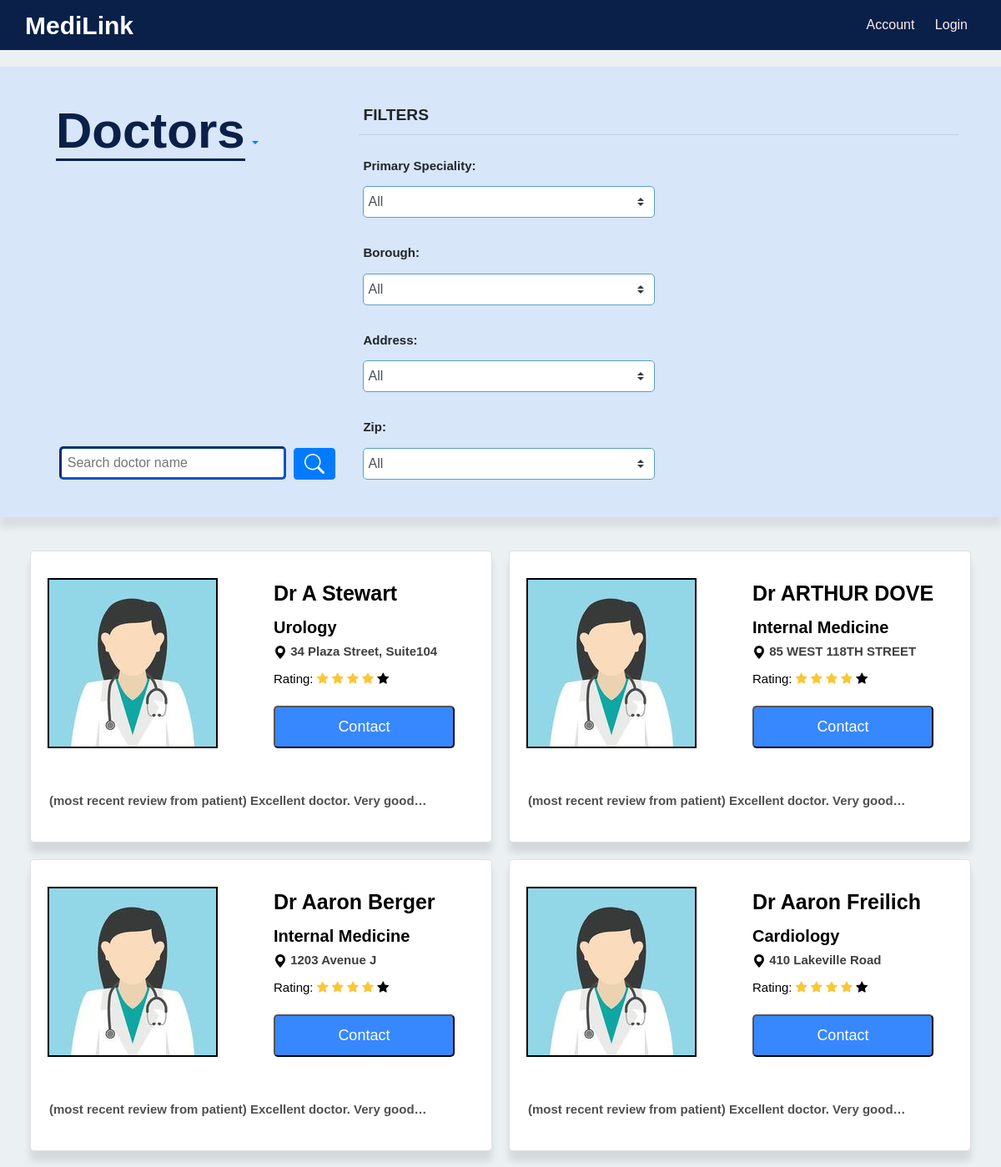
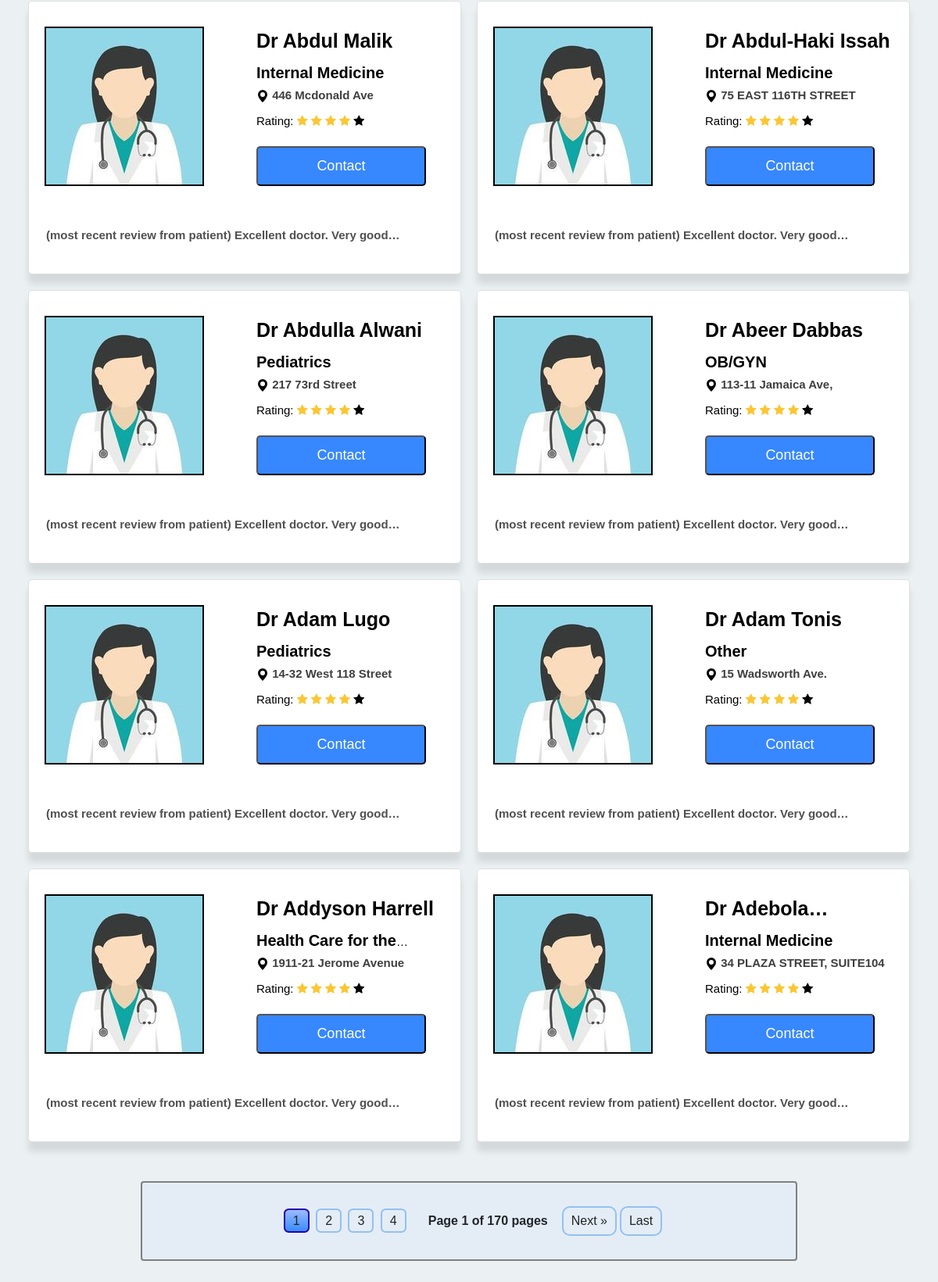
Screenshot of /doctor/ with the database file from the repository (2 pictures, top to bottom).
### doctor/models.py (models this page shows)
class Doctor(User):
    primary_speciality = models.CharField(max_length=50)
    associated_hospital = models.ForeignKey(
        "hospital.Hospital",
        max_length=100,
        null=True,
        blank=True,
        on_delete=models.SET_NULL,
    )

### doctor/views.py (the view)
# urls.py: path("", DoctorListView.as_view(), name="list_view"),
class DoctorListView(generic.ListView):
    model = Doctor
    template_name = "doctor/doctor_list.html"
    context_object_name = "doctor_list"
    def get_queryset(self):
        doctors = Doctor.objects.all().order_by("name")
        filter_form = DoctorFilterForm(self.request.GET)
        """
        filter backend implementation
        """
        if filter_form.is_valid():
            name = filter_form.cleaned_data.get("name")
            primary_speciality = filter_form.cleaned_data.get("primary_speciality")
            address = filter_form.cleaned_data.get("address")
            borough = filter_form.cleaned_data.get("borough")
            zip = filter_form.cleaned_data.get("zip")
            if name:
                """
                to make the name contains the input name
                """
                doctors = doctors.filter(name__contains=name)
            if primary_speciality and primary_speciality != "All":
                doctors = doctors.filter(primary_speciality=primary_speciality)
            if address and address != "All":
                doctors = doctors.filter(address=address)
            if borough and borough != "All":
                doctors = doctors.filter(borough=borough)
            if zip and zip != "All":
                doctors = doctors.filter(zip=zip)
        return doctors
    def get_context_data(self, **kwargs):
        context = super().get_context_data(**kwargs)
        """
        Pagination use the paginator  to make pagination,
        which contains two variables,
        the first one is the context doctor list from get_queryset,
        the second one is the quantity of the page items.
        """
        paginator = Paginator(context["doctor_list"], 12)
        page_number = self.request.GET.get("page")
        doctor_list = paginator.get_page(page_number)
        context["doctor_list"] = doctor_list
        primary_speciality = self.request.GET.get("primary_speciality", "all")
        address = self.request.GET.get("address", "all")
        borough = self.request.GET.get("borough", "all")
        zip = self.request.GET.get("zip", "all")
        name = self.request.GET.get("name", "")
        context["filter_form"] = DoctorFilterForm(
            initial={
                "primary_speciality": primary_speciality,
                "address": address,
                "borough": borough,
                "zip": zip,
                "name": name,
            }
        )
        return context

### doctor/templates/doctor/doctor_list.html (shortened to what this page needs)
{% load static %}
<link rel="stylesheet" href="https://cdnjs.cloudflare.com/ajax/libs/font-awesome/4.7.0/css/font-awesome.min.css">
<body>
    {% include "user/navbar.html" %}
    <link rel="stylesheet" href="{% static 'doctor/css/doctorListStyle.css' %}">
    <div class="search-and-filter py-4">
        <div class="filter-left-column container">
            <a class="nav-item dropdown text-center">
                <a class="nav-link dropdown-toggle" href="#" id="navbarDropdown" role="button" data-toggle="dropdown" aria-haspopup="true" aria-expanded="false">
                    <span>Doctors</span>
                </a>
            </a>
            <form method="get" id="search-form">
                <div class="form-name-input">
                    {{ filter_form.name }}
                    <button id="search-button" type="button" class="btn btn-primary" onclick="handleFilterChange()">
                    </button>
                </div>
            </form>
        </div>
        <div class="filter-right-column container">
            <form method="get" class="filter-form" id="filter-form" onchange="handleFilterChange()">
                <fieldset id="filter-fieldset">
                    <legend>FILTERS</legend>
                    <hr class="mt-0 mb-3"/>
                    <div class="row">
                        <div class="col">
                            <div class="form-group">
                                <label for="{{ filter_form.primary_speciality.id_for_label }}">Primary Speciality:</label>
                                {{ filter_form.primary_speciality }}
                            </div>
                            <div class="form-group">
                                <label for="{{ filter_form.borough.id_for_label }}">Borough:</label>
                                {{ filter_form.borough }}
                            </div>
                        </div>
                        <div class="col">
                            <div class="form-group">
                                <label for="{{ filter_form.address.id_for_label }}">Address:</label>
                                {{ filter_form.address }}
                            </div>
                            <div class="form-group">
                                <label for="{{ filter_form.zip.id_for_label }}">Zip:</label>
                                {{ filter_form.zip }}
                            </div>
                        </div>
                    </div>
                </fieldset>
            </form>
        </div>
    </div>
    <div class="doctor-list">
        {% if doctor_list %}
        {% for doctor in doctor_list%}
        <div class="doctor_link">
            <div class="card container">
                <div class="card-row row">
                    <div class="card-left-column col">
                        <a href="{%url 'doctor:detail_view' doctor.id %}">
                            <img class="card-avatar" src="{% static 'doctor/images/avatar.jpg' %}" alt="placeholder">
                        </a>
                    </div>
                    <div class="card-right-column col">
                        <a href="{%url 'doctor:detail_view' doctor.id %}">
                            <p>Dr {{doctor.name}}</p>
                            <h3><span id="speciality">{{doctor.primary_speciality}}</span></h3>
                            <h3>
                                <svg xmlns="http://www.w3.org/2000/svg" width="16" height="16" fill="currentColor" class="bi bi-geo-alt-fill" viewBox="0 0 16 16">
                                    <path d="M8 16s6-5.686 6-10A6 6 0 0 0 2 6c0 4.314 6 10 6 10zm0-7a3 3 0 1 1 0-6 3 3 0 0 1 0 6z"/>
                                </svg>
                                <span id="address">{{doctor.address}}</span>
                            </h3>
                            <div class="ratings">
                                <h3>Rating:
                                    <i class="fa fa-star rating-color"></i>
                                    <i class="fa fa-star rating-color"></i>
                                    <i class="fa fa-star rating-color"></i>
                                    <i class="fa fa-star rating-color"></i>
                                    <i class="fa fa-star"></i>
                                </h3>
                            </div>
                        </a>
                        <div class="contact">
                            <button style="font-size:18px" class="book-appointment" data-toggle="modal"
                             data-target="#contact_modal" data-email="{{doctor.email}}" data-phone="{{doctor.phone}}">
                                Contact
                            </button>
                        </div>
                    </div>
                </div>
                <div class="card-row">
                    <h3 class="card-border">
                        (most recent review from patient) Excellent doctor. Very good experience!
                    </h3>
                </div>
            </div>
        </div>
        {% endfor %}
    </div>
    <div class="pagination container">
        <div class="page-numbers">
            {% for num in doctor_list.paginator.page_range %}
            {% if doctor_list.number == num %}
            <a onclick="javascript:getPageUrl({{ num }})" class="page active">{{ num }}</a>
            {% elif num > doctor_list.number|add:'-4' and num < doctor_list.number|add:'4' %} <a onclick="javascript:getPageUrl({{ num }})"
                class="page">{{ num }}</a>
                {% endif %}
                {% endfor %}
        </div>
        <span class="current mx-3">Page {{ doctor_list.number }} of {{ doctor_list.paginator.num_pages }} pages</span>
        {% if doctor_list.has_next %}
        <a onclick="javascript:getPageUrl({{ doctor_list.next_page_number }})" class="next">Next &raquo;</a>
        <a onclick="javascript:getPageUrl({{ doctor_list.paginator.num_pages }})" class="last">Last</a>
        {% endif %}
    </div>
    {% else %}
    <p class="no-result">
        Sorry, no doctors are available based on your search, please
        clear the filters and try again.
    </p>
    {% endif %}
</body>

### user/templates/user/navbar.html (shortened to what this page needs)
{% load static %}
<!DOCTYPE html>
<link rel="stylesheet" href="{% static 'user/css/navbar.css' %}">
<link rel="stylesheet" href="https://cdn.jsdelivr.net/npm/bootstrap@4.3.1/dist/css/bootstrap.min.css">
<link rel="stylesheet" href="https://cdnjs.cloudflare.com/ajax/libs/font-awesome/4.7.0/css/font-awesome.min.css">
<div class="header">
    <a class="text-decoration-none text-white" href={% url "user:home" %}><span>MediLink</span></a>
    <nav>
        <a href="/user/account/">Account</a>
        {% if user.is_authenticated %}
            <a href="#" data-toggle="modal" data-target="#logoutModal">Logout</a>
        {% else %}
            <a href={% url "user:login" %}>Login</a>
        {% endif %}
    </nav>
</div>

### user/static/user/css/navbar.css (style rules this page uses)
.header { font-family: Arial, sans-serif; display: flex; justify-content: space-between; align-items: center; padding: 30px; position: relative; background-color: #0a2049; height: 40px; color: white; }
.header span { font-size: 30px; font-weight: bold; }
nav a { margin: 0 10px; text-decoration: none; color: rgb(255, 255, 255); }
form { margin: 0; }

### doctor/static/doctor/css/doctorListStyle.css (style rules this page uses)
body { font-family: Arial, sans-serif; background-color: #ebf1f3; margin: 0; padding: 0; }
.header { display: flex; justify-content: space-between; align-items: center; padding: 30px; position: relative; background-color: #0a2049; height: 40px; color: white; }
.header span { font-size: 30px; font-weight: bold; }
nav a { margin: 0 10px; text-decoration: none; color: rgb(255, 237, 237); }
.rating-color { color:#fbc634 !important; }
.ratings { margin-top: 15px; }
.search-and-filter { background-color: rgba(199, 221, 255, 0.534); position: relative; width: 100%; margin-bottom: 10px; margin-top: 20px; padding-left: 3%; padding-right: 3%; box-shadow: 0 12px 8px rgba(51, 51, 51, 0.1); display: flex; }
.search-and-filter span { font-size: 60px; font-weight: 800; color: #0a2049; border-bottom: 3px solid #0a2049; }
.filter-left-column { width: 50% }
.form-name-input { margin-top: 10px; padding-left: 20px; position: absolute; bottom: 45; width: 30%; }
legend { font-weight: 900; font-size: larger; margin-left: 5px; }
.doctor-name-input { width: 80%; height: 40px; border-radius: 5px; border-width: 3px; margin-right: 5px; border-color: #0753c5; padding: 2%; }
.doctor-name-input::placeholder { font-weight: 400; }
.filter-right-column { display: flex; flex-direction: column; align-items: center; margin-top: 20px; }
.form-group { display: flex; flex-direction: column; }
.form-group label { margin-top: 10px; margin-left: 5px; font-size: 15px; font-weight: bold; }
.custom-select { width: 350px; padding: 5px; margin: 5px; border: 1px solid #599ecc; border-radius: 5px; }
.doctor-list { position: relative; display: grid; margin-top: 40px; grid-template-columns: repeat(2, minmax(auto, 1fr)); grid-gap: 20px; height: auto; margin-bottom: 10px; margin-left: 3%; margin-right: 3%; border-radius: 10px; }
#speciality { font-weight: bold; font-size: 20; }
#address { font-weight: 700; color: rgb(63, 63, 63); }
.doctor-list a { text-decoration: none; color: black; }
.pagination { background-color: rgba(199, 221, 255, 0.219); display: flex; text-align: center; margin-top: 50px; margin-bottom: 50px; padding: 20px; border: 2px solid grey; margin-left: auto; margin-right: auto; width: 70%; flex-wrap: wrap; align-content: stretch; justify-content: center; align-items: center; }
.pagination span { font-weight: bold; }
.page-numbers { display: inline-block; margin: 0 10px; border-radius: 50%; }
.prev, .next, .first, .last { text-decoration: none; border-radius: 10px; color: #333; padding: 5px 10px; border: 2px solid #94c0f1; margin: 10px 2px; }
.page { text-decoration: none; border-radius: 20%; color: #333; padding: 5px 10px; border: 2px solid #94c0f1; margin: 10px 2px; }
.page.active { color: #fff; background-image: linear-gradient(#9bbaff, #378cfc); border: 2px solid #2600ad; background-repeat: no-repeat; }
.card { background-color: rgb(255, 255, 255); padding: 20px; display: grid; align-items: center; min-width: 500px; max-width: 800px; min-height: 350px; border-radius: 5px; box-shadow: 0 12px 8px rgba(0, 0, 0, 0.1); }
.card-left-column { flex: 1; display: flex; align-items: center; }
.card-left-column a img { border: 2px solid black; }
.card-right-column { flex: 1; display: flex; flex-direction: column; position: relative; }
.card-avatar { min-width: 80%; height: auto; }
.card-border { font-size: 15px; margin-top: 30px; margin-left: 2px; color: rgb(80, 80, 80); font-weight: 700; }
.card p { font-weight: 900; font-size: 25px; margin-right: 3px; display: -webkit-box; -webkit-line-clamp: 1; -webkit-box-orient: vertical; overflow: hidden; text-overflow: ellipsis; margin-bottom: 10px; }
.card h3 { font-size: 15px; display: -webkit-box; -webkit-line-clamp: 1; -webkit-box-orient: vertical; overflow: hidden; text-overflow: ellipsis; }
.book-appointment { background-color: rgb(55, 135, 255); color: white; border-radius: 5px; border-color: black; padding: 10px 20px; cursor: pointer; width: 100%; }
.contact { position: absolute; bottom: 0; width: 80%; }

### rows the page displays
Doctor: name "A Stewart", primary_speciality "Urology", address "34 Plaza Street, Suite104"
Doctor: name "ARTHUR DOVE", primary_speciality "Internal Medicine", address "85 WEST 118TH STREET"
Doctor: name "Aaron Berger", primary_speciality "Internal Medicine", address "1203 Avenue J"
Doctor: name "Aaron Freilich", primary_speciality "Cardiology", address "410 Lakeville Road"
Doctor: name "Abdul Malik", primary_speciality "Internal Medicine", address "446 Mcdonald Ave"
Doctor: name "Abdul-Haki Issah", primary_speciality "Internal Medicine", address "75 EAST 116TH STREET"
Doctor: name "Abdulla Alwani", primary_speciality "Pediatrics", address "217 73rd Street"
Doctor: name "Abeer Dabbas", primary_speciality "OB/GYN", address "113-11 Jamaica Ave,"
Doctor: name "Adam Lugo", primary_speciality "Pediatrics", address "14-32 West 118 Street"
Doctor: name "Adam Tonis", primary_speciality "Other", address "15 Wadsworth Ave."
Doctor: name "Addyson Harrell", primary_speciality "Health Care for…", address "1911-21 Jerome Avenue"
Doctor: primary_speciality "Internal Medicine", address "34 PLAZA STREET, SUITE104"

### other values shown
{{ num }} "1"
{{ num }} "2" "3" "4"
{{ doctor_list.number }} "1"
{{ doctor_list.paginator.num_pages }} "170"
